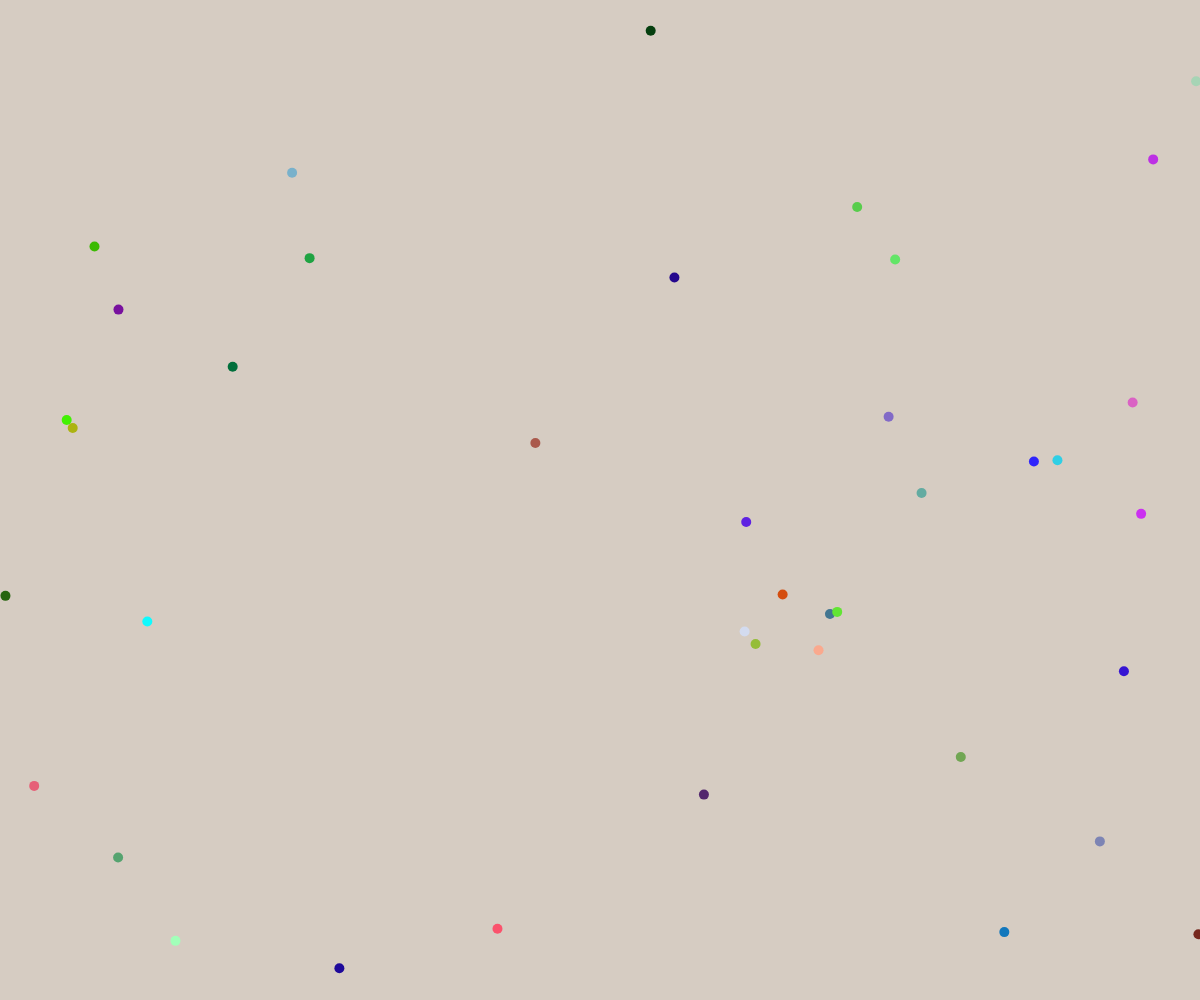
Frame 1 (no input)
Frame 60 (no input): identical to frame 1, image omitted
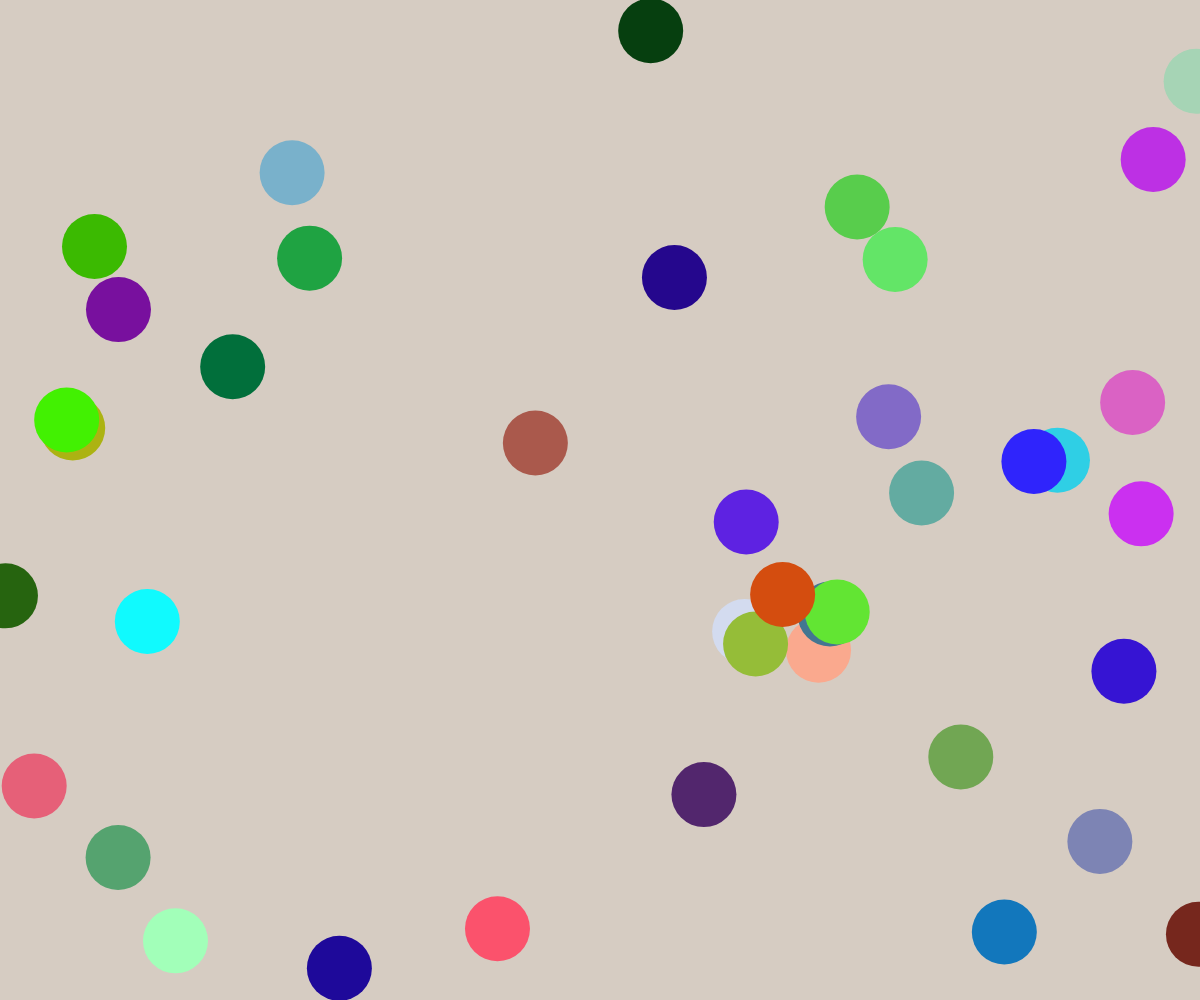
Frame 120 (the mouse pressed at the canvas centre since frame 60)

The p5.js sketch that drew these frames (run headless with seeded random() and noise() and a simulated clock; from frame 60 on, the mouse is pressed at the canvas centre):

// p5.js sketch
// ── sketch.js
let circles = [];
let canvas;

function setup() {
  canvas = createCanvas(windowWidth, windowHeight);
  canvas.style('z-index', '-1'); // 將畫布放在最底層
  background('#d6ccc2');

  // 產生40個圓
  for (let i = 0; i < 40; i++) {
    circles.push({
      x: random(width),
      y: random(height),
      size: random(50, 100),
      color: color(random(255), random(255), random(255)),
    });
  }
}

function draw() {
  background('#d6ccc2');
  for (let circle of circles) {
    fill(circle.color);
    noStroke();
    let newSize = map(mouseX, 0, width, 10, 120);
    ellipse(circle.x, circle.y, newSize, newSize);
  }
}

function windowResized() {
  resizeCanvas(windowWidth, windowHeight);
}

// ── style.css
html, body {
  margin: 0;
  padding: 0;
}

body {
  margin: 0;
  font-family: 微軟正黑體, Arial, sans-serif;
}

canvas {
  display: block;
}

ul {
  list-style: none;
  padding: 0;
  margin: 0;
  position: absolute;
  top: 10px;
  right: 100px; /* 距離右邊框100px */
  display: flex;
  gap: 30px; /* 選單項目之間的間距 */
  background-color: rgba(254, 250, 224, 0.2); /* 背景透明度0.2 */
  z-index: 3; /* 選單放在最上層 */
}

li {
  position: relative;
  height: 50px;
  line-height: 50px;
  padding: 0 15px;
  background-color: rgba(254, 250, 224, 0.2);
  color: #1b263b;
  font-size: 18px;
  cursor: pointer;
  transition: color 0.3s;
}

li:hover {
  color: #c1121f; /* 滑鼠移動到上面時的顏色 */
}

li ul {
  display: none; /* 預設隱藏子選單 */
  position: absolute;
  top: 50px; /* 子選單顯示在主選單下方 */
  left: 0;
  background-color: rgba(254, 250, 224, 0.2);
  padding: 10px 0;
  list-style: none;
  z-index: 3;
}

li:hover ul,
li ul:hover,
li.active ul {
  display: block; /* 滑鼠移動到主選單、子選單或點擊後保持顯示 */
}

li ul li {
  padding: 5px 15px;
  white-space: nowrap;
}

iframe {
  display: none; /* 預設隱藏 */
  position: absolute;
  top: 10%; /* 置中顯示 */
  left: 10%; /* 置中顯示 */
  width: 80%; /* 寬度為視窗的 80% */
  height: 80%; /* 高度為視窗的 80% */
  background-color: rgba(255, 255, 255, 0.2); /* 背景透明度 0.2 */
  border: none;
  z-index: 1; /* 第二層 */
}
